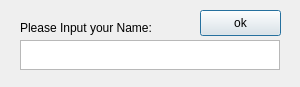
<?xml version="1.0" encoding="UTF-8"?>
<ui version="4.0">
 <class>QDialog</class>
 <widget class="QDialog" name="QDialog">
  <property name="geometry">
   <rect>
    <x>0</x>
    <y>0</y>
    <width>300</width>
    <height>87</height>
   </rect>
  </property>
  <property name="windowTitle">
   <string>Please input your name</string>
  </property>
  <property name="locale">
   <locale language="English" country="UnitedStates"/>
  </property>
  <widget class="QTextEdit" name="textEdit">
   <property name="geometry">
    <rect>
     <x>20</x>
     <y>40</y>
     <width>260</width>
     <height>30</height>
    </rect>
   </property>
  </widget>
  <widget class="QLabel" name="label">
   <property name="geometry">
    <rect>
     <x>20</x>
     <y>20</y>
     <width>171</width>
     <height>16</height>
    </rect>
   </property>
   <property name="text">
    <string>Please Input your Name:</string>
   </property>
  </widget>
  <widget class="QPushButton" name="pushButton">
   <property name="geometry">
    <rect>
     <x>200</x>
     <y>10</y>
     <width>81</width>
     <height>26</height>
    </rect>
   </property>
   <property name="text">
    <string>ok</string>
   </property>
  </widget>
 </widget>
 <resources/>
 <connections/>
</ui>
